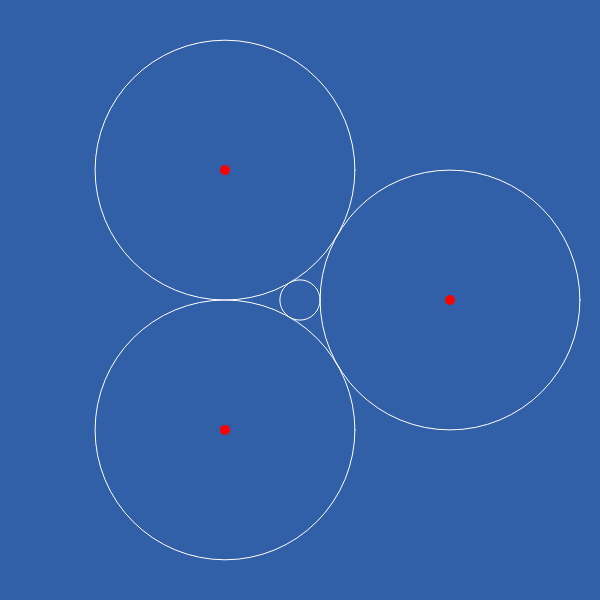
Frame 1 (no input)
Frame 60 (no input): identical to frame 1, image omitted
Frame 120 (the mouse pressed at the canvas centre since frame 60): identical to frame 1, image omitted

The p5.js sketch that drew this single still picture (run headless with seeded random() and noise() and a simulated clock; from frame 60 on, the mouse is pressed at the canvas centre):

// p5.js sketch
// ── sketch.js
//Used to change the first three circles.
var circleA;
var circleB;
var circleC;
var circleN1;
var currmove;
var pmousePressed = false;
var nmousePressed = false;

function setup() {
	createCanvas(600,600);
	reset();
	// console.log(circleA.rad);
	currmove = null;
	cursor(CROSS);

}
function draw() {
	background(50, 96, 168);
	noFill();
	stroke(255);
  strokeWeight(1);
	if (currmove != null){
		currmove.x = mouseX;
		currmove.y = mouseY;
		initControl();
	}
	circleA.display();
	circleB.display();
	circleC.display();
	let newCurvature1 = getCurvature(circleA,circleB,circleC,1);
	let newCoord1 = getCoord(circleA,circleB,circleC,newCurvature1,1);
	circleN1 = new Circle(newCoord1[0],newCoord1[1],(1/newCurvature1));
	circleN1.display();
  // newCurvature1 = getCurvature(circleA,circleB,circleC,1);
	// newCoord1 = getCoord(circleA,circleB,circleC,newCurvature1,1);
	// let newCircle2 = new Circle(newCoord1[0],newCoord1[1],(1/newCurvature1));
	// newCircle2.display();
  displayControl();
}
function mousePressed() {
		if (dist(mouseX,mouseY,circleA.x,circleA.y) < 5) {
			currmove = circleA;
			return;
		} else if (dist(mouseX,mouseY,circleB.x,circleB.y) < 5){
			currmove = circleB;
			return;
		}	else if (dist(mouseX,mouseY,circleC.x,circleC.y) < 5){
			currmove = circleC;
			return;
		}
}
function mouseReleased() {
		currmove = null;
}
function reset(){
  circleA = new Circle(300 + 150,300);
  circleB = new Circle(300 + 150*cos(TAU/3.),300+150*sin(TAU/3.));
  circleC = new Circle(300 + 150*cos(2.*TAU/3.),300+150*sin(2.*TAU/3.));
  initControl();
}
function displayControl(){
  fill(255,0,0);
  noStroke();
	ellipse(circleA.x,circleA.y,10,10);
	ellipse(circleB.x,circleB.y,10,10);
	ellipse(circleC.x,circleC.y,10,10);
}
function initControl(){
	let v1 = dist(circleA.x,circleA.y,circleB.x,circleB.y);
	let v2 = dist(circleB.x,circleB.y,circleC.x,circleC.y);
	let v3 = dist(circleC.x,circleC.y,circleA.x,circleA.y);
	circleA.rad = (v1+v2+v3)/2-v2;
	circleB.rad = (v1+v2+v3)/2-v3;
	circleC.rad = (v1+v2+v3)/2-v1;
}

// function get
function getCurvature(c1,c2,c3,n){
	let k1 = 1./c1.rad;
	let k2 = 1./c2.rad;
	let k3 = 1./c3.rad;
	return k1 + k2 + k3 + n * 2 * sqrt(k1*k2+k2*k3+k3*k1);
}
function getCoord(c1,c2,c3,k4,n){
	let k1 = 1./c1.rad;
	let k2 = 1./c2.rad;
	let k3 = 1./c3.rad;
	let sq = sqrtComplex(k1*k2*(c1.x*c2.x-c1.y*c2.y)+k2*k3*(c2.x*c3.x-c2.y*c3.y)+k3*k1*(c3.x*c1.x-c3.y*c1.y),k1*k2*(c1.x*c2.y+c1.y*c2.x)+k2*k3*(c2.x*c3.y+c2.y*c3.x)+k3*k1*(c3.x*c1.y+c3.y*c1.x));
	sq = [sq[0]*2/k4,sq[1]*2/k4];
	let r = (c1.x*k1+c2.x*k2+c3.x*k3)/k4;
	let i = (c1.y*k1+c2.y*k2+c3.y*k3)/k4;
	return [r+n*sq[0],i+n*sq[1]];
}
function sqrtComplex(r,i){
	let d1 = sqrt(r*r+i*i);
	let d2 = sqrt((d1+r)*(d1+r)+i*i);
	return [sqrt(d1)*(r+d1)/d2,sqrt(d1)*(i)/d2];
}

// ── Circle.js
class Circle{
	constructor(x,y,r){
		this.x = x;
		this.y = y;
		this.rad = r;
	}
	display(){
		ellipse(this.x,this.y,abs(this.rad*2),abs(this.rad*2));
	}
}

// ── Queue.js

// function Queue(){var a=[],b=0;this.getLength=function(){return a.length-b};this.isEmpty=function(){return 0==a.length};this.enqueue=function(b){a.push(b)};this.dequeue=function(){if(0!=a.length){var c=a[b];2*++b>=a.length&&(a=a.slice(b),b=0);return c}};this.peek=function(){return 0<a.length?a[b]:void 0}};

//A queue implementation if you have an upperbound on the length of your queue.
class ArrayQueue{
  constructor(size){
    this.data = [];
    this.capacity = size;
    for (let i = 0; i < size; i++){
      this.data.push(null);
    }
    this.frontp = 0;
    this.backp = 0;
    this.size = 0;
  }
  pop(){
    if (this.frontp == this.backp){
      return null;
    }
    let result = this.data[this.frontp];
    this.data[this.frontp] = null;
    this.frontp = (this.frontp+1)%this.capacity;
    this.size--;
    return result;
  }
  push(thing){
    this.data[this.backp] = thing;
    this.backp = (this.backp+1)%this.capacity;
    this.size++;
  }
  clear(){
    while(this.frontp != this.backp){
      this.pop();
    }
    this.size = 0;
  }
  getSize() {
    return this.size;
  }
}
